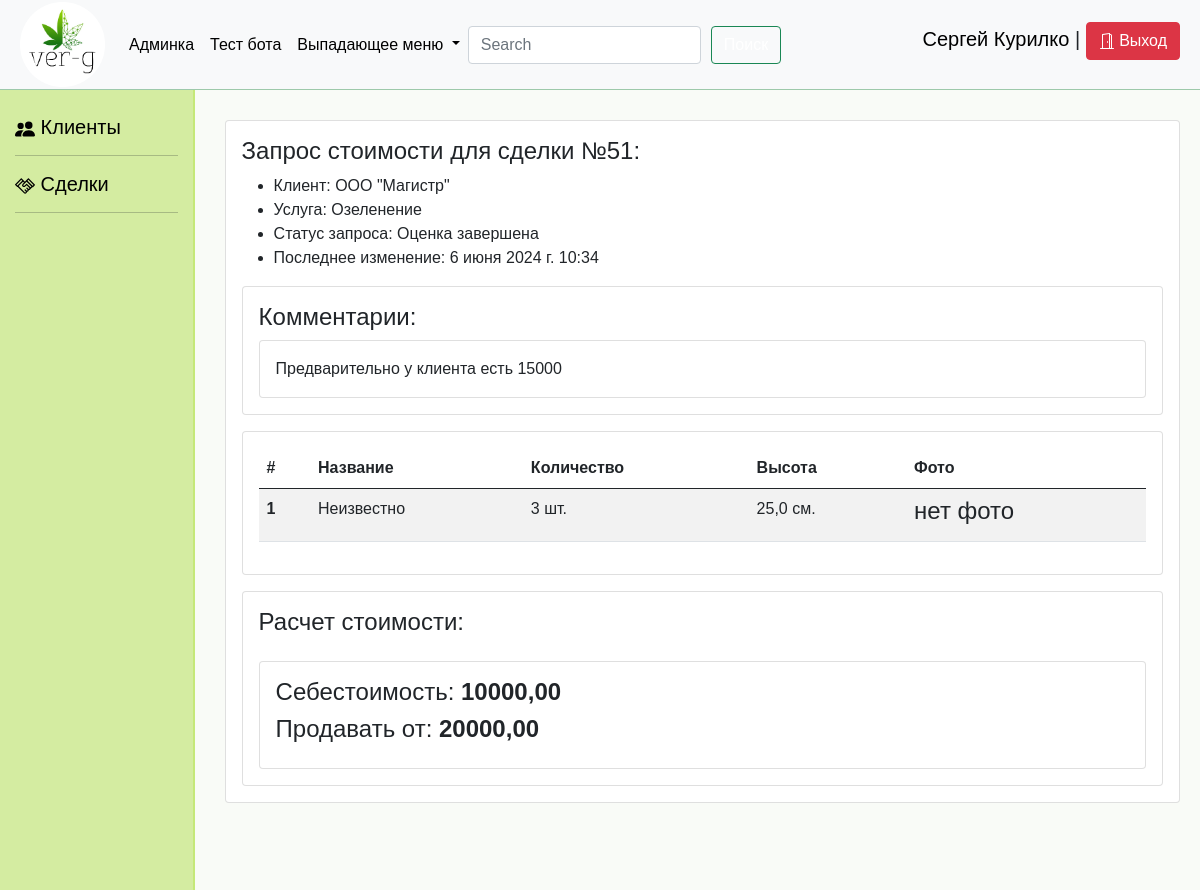
The app's page /deals/price_requests/85/ (signed in) with its own data.
### deals/models.py (models this page shows, shortened)
class PriceRequest(models.Model):
    PRICE_REQUEST_STATUS_CHOICES = [
        ("1", "Ожидание оценки"),
        ("2", "Оценка завершена")
    ]
    address = models.CharField(max_length=255, verbose_name="Адрес объекта")
    deal = models.OneToOneField(to=Deal, related_name="price_request", on_delete=models.CASCADE, verbose_name="Сделка")
    created_date = models.DateTimeField(auto_now_add=True, verbose_name="Дата создания запроса")
    updated_date = models.DateTimeField(auto_now=True, verbose_name="Дата обновления запроса")
    comment_from_manager = models.TextField(verbose_name="Комментарий от менеджера")
    comment_from_director = models.TextField(verbose_name="Комментарий от руководителя")
    status = models.CharField(choices=PRICE_REQUEST_STATUS_CHOICES, default="1", verbose_name="Статус запроса",
                              max_length=1)
    class Meta:
        verbose_name = "Запрос стоимости"
        verbose_name_plural = "Запросы стоимости"

class Deal(models.Model):
    STATUS_CHOICES = [
        ("1", "Новая сделка.\nНеобходимо выбрать услугу."),
        ("2", "Выявлена потребность. Необходимо запросить стоимость у руководителя."),
        ("3", "Запрос стоимости отправлен. Ожидание ответа руководителя."),
        ("4", "Стоимость утверждена. Необходимо подготовить КП."),
        ("5", "КП сохранено. Необходимо направить КП клиенту."),
        ("6", "Ведение переговоров на тему заключения договора."),
        ("7", "Договор запрошен. Ожидание ответа руководителя."),
        ("8", "Договор подготовлен. Согласование с клиентом."),
        ("9", "Подписание договора."),
        ("10", "Договор подписан обеими сторонами. Необходимо сохранить скан."),
        ("11", "Ожидаем счет от руководителя."),
        ("12", "Счет выставлен, направлен клиенту. Контроль оплаты"),
        ("13", "Счет оплачен. Передать в работу."),
        ("14", "В работе"),
        ("15", "Сделка завершена успешно"),
        ("16", "Сделка завершена без успеха"),
        ("17", "Архив")
    ]
    organization = models.ForeignKey(to=Client,
                                     on_delete=models.SET_NULL,
                                     null=True,
                                     blank=True,
                                     related_name="deals",
                                     verbose_name="Организация")
    manager = models.ForeignKey(to=User,
                                on_delete=models.SET_NULL,
                                null=True,
                                blank=True,
                                related_name="my_deals",
                                verbose_name="Менеджер")
    service = models.ForeignKey(to=Service,
                                on_delete=models.SET_NULL,
                                null=True,
                                blank=True,
                                related_name="deals",
                                verbose_name="Услуга")
    cost_price = models.DecimalField(max_digits=8,
                                     decimal_places=2,
                                     verbose_name="Себестоимость сделки",
                                     blank=True,
                                     null=True)
    price = models.DecimalField(max_digits=8,
                                decimal_places=2,
                                verbose_name="Стоимость сделки",
                                blank=True,
                                null=True)
    created_date = models.DateTimeField(auto_now_add=True,
                                        verbose_name="Дата создания сделки")
    updated_date = models.DateTimeField(auto_now=True,
                                        blank=True,
                                        null=True,
                                        verbose_name="Дата последнего изменения сделки")
    completion_date = models.DateTimeField(verbose_name="Дата завершения сделки",
                                           blank=True,
                                           null=True)
    status = models.CharField(choices=STATUS_CHOICES,
                              max_length=2,
                              verbose_name="Состояние сделки")
    act_number = models.CharField(max_length=255,
                                  verbose_name="Номер акта",
                                  blank=True,
                                  null=True)
    act_image = models.ImageField(upload_to="uploads/documents_copy/acts/%Y/%m/%d/",
                                  verbose_name="Скан акта",
                                  blank=True,
                                  null=True)
    description = models.TextField(verbose_name="Общее описание сделки", blank=True)
    class Meta:
        verbose_name = "Сделка"
        verbose_name_plural = "Сделки"

class PlantForPriceRequest(models.Model):
    name = models.CharField(max_length=255, verbose_name="Название растения", default="Неизвестно")
    price_request = models.ForeignKey(to=PriceRequest,
                                      verbose_name="Запрос стоимости",
                                      on_delete=models.CASCADE,
                                      related_name="plants")
    photo = models.ImageField(upload_to=f"uploads/requests_price/{price_request}/", blank=True, null=True)
    quantity = models.IntegerField(verbose_name="Количество", blank=True, null=True)
    height = models.FloatField(verbose_name="Высота растения", blank=True, null=True)
    class Meta:
        verbose_name = "Растение для запроса"
        verbose_name_plural = "Растения для запроса"

### clients/models.py (models this page shows, shortened)
class Client(models.Model):
    TYPES_CHOICES = [
        ("1", "Физ. лицо (без ИП)"),
        ("2", "ИП"),
        ("3", "Самозанятый"),
        ("4", "Организация (ООО, АО и т.д.)")
    ]
    type = models.CharField(choices=TYPES_CHOICES, max_length=100, verbose_name="Тип", blank=False)
    type_of_activity = models.CharField(max_length=255, verbose_name="Род деятельности")
    name = models.CharField(max_length=255, verbose_name="Название", blank=False)
    inn = models.CharField(max_length=12, verbose_name="ИНН", blank=True)
    city = models.CharField(max_length=255, verbose_name="Город", blank=False)
    address = models.CharField(max_length=255, verbose_name="Адрес", blank=True)
    telephone = models.CharField(max_length=15, verbose_name="Телефон организации", blank=True)
    email = models.CharField(max_length=200, verbose_name="email организации", blank=True)
    manager = models.ForeignKey(to=User,
                                on_delete=models.SET_NULL,
                                related_name="my_organizations",
                                verbose_name="Менеджер",
                                blank=True,
                                null=True)
    class Meta:
        verbose_name = "Клиент"
        verbose_name_plural = "Клиенты"

### services/models.py (models this page shows)
class Service(models.Model):
    name = models.CharField(max_length=255, verbose_name="Наименование")
    def __str__(self):
        return self.name

### deals/views.py (the view, shortened to what this page needs)
# urls.py: path("price_requests/<int:price_request_pk>/", PriceRequestDetailView.as_view(), name="price_request_detail"),
@method_decorator(login_required(login_url="/"), "dispatch")
class PriceRequestDetailView(View):
    def get(self, request, price_request_pk):
        price_request = PriceRequest.objects.get(pk=price_request_pk)
        if request.user.is_staff:
            deal = Deal.objects.get(pk=price_request.deal.pk)
            confirm_price_form = ConfirmRequestPriceForm()
            return render(request,
                          template_name='deals/price_request_detail.html',
                          context={'price_request': price_request,
                                   'confirm_price_form': confirm_price_form})
        else:
            return render(request,
                          template_name='deals/price_request_detail.html',
                          context={'price_request': price_request})

### crm_verg/context_processors.py (called while the page is built)
def get_change_add_deal_form(request):
    context = {"change_add_deal_form": AddDealForm}
    return context

def get_add_price_request_forms(request):
    context = {
    }
    return context

def price_request_counter(request):
    context = {"price_request_counter": PriceRequest.objects.filter(status="1").count()}
    return context

def contract_request_counter(request):
    context = {"contract_request_counter": ContractRequest.objects.filter(status="1").count()}
    return context

### deals/templates/deals/price_request_detail.html (shortened to what this page needs)
{% extends 'dashboard/base_dashboard.html' %}
{% load static %}
{% block content %}
<div class="information_top_dashboard">
    <div class="card card-body">
        <h4 class="card-title">Запрос стоимости для сделки №{{ price_request.deal.pk }}:</h4>
        <div class="card-text">
            <ul>
                <li>Клиент: {{ price_request.deal.organization.name }}</li>
                <li>Услуга: {{ price_request.deal.service }}</li>
                <li>Статус запроса: {{ price_request.get_status_display }}</li>
                <li>Последнее изменение: {{ price_request.updated_date }}</li>
            </ul>
        </div>
        <div class="card card-body">
            <h4 class="card-title">Комментарии:</h4>
            <div class="card card-text p-3">
                {{ price_request.comment_from_manager }}
            </div>
        </div>
        <div class="card card-text p-3 mt-3">
            <table class="table table-striped">
                <thead>
                    <tr>
                    <th scope="col">#</th>
                    <th scope="col">Название</th>
                    <th scope="col">Количество</th>
                    <th scope="col">Высота</th>
                    <th scope="col">Фото</th>
                    </tr>
                </thead>
                <tbody>
                    {% for plant in price_request.plants.all %}
                    <tr>
                    <th scope="row">{{ forloop.counter }}</th>
                    <td>{{ plant.name }}</td>
                    <td>{{ plant.quantity }} шт.</td>
                    <td>{{ plant.height }} см.</td>
                        {% if plant.photo %}
                            <td><a href="{{ plant.photo.url }}"><img src="{{ plant.photo.url }}" alt="" width="100" height="100"></a></td>
                        {% else %}
                            <td><h4>нет фото</h4></td>
                        {% endif %}
                    </tr>
                    {% endfor %}
                </tbody>
            </table>
        </div>
        {% if price_request.deal.cost_price %}
        <div class="card card-body p-3 mt-3">
            <h4 class="card-title">Расчет стоимости:</h4>
            <div class="card card-text p-3 mt-3">
                <h4>Себестоимость: <b>{{ price_request.deal.cost_price }}</b></h4>
                <h4>Продавать от: <b>{{ price_request.deal.price }}</b></h4>
            </div>
        </div>
        {% endif %}
    </div>
</div>
{% endblock %}

### dashboard/templates/dashboard/base_dashboard.html (shortened to what this page needs)
{% load static %}
<!DOCTYPE html>
<html lang="en">
<head>
    <link rel="stylesheet" href="{% static 'dashboard/css/dashboard_style.css' %}">
    <link rel="stylesheet" href="{% static 'login/bootstrap.min.css' %}">
</head>
<body>
    {% include 'dashboard/incl/navbar.html' %}
    <div class="dashboard_main container">
        {% include 'dashboard/incl/left_menu.html' %}
        <div class="right_column">
            {% block content %} <h1>Тут основной контент</h1> {% endblock %}
        </div>
    </div>
</body>
</html>

### dashboard/templates/dashboard/incl/navbar.html (shortened to what this page needs)
{% load static %}
<nav class="navbar navbar-expand-lg navbar-light bg-light">
        <a class="navbar-brand" href="{% url 'dashboard:home_dashboard' %}"><img src="{% static 'dashboard/img/small_logo.png' %}" alt="" style="width: 85px; height: auto;"></a>
        <div class="collapse navbar-collapse" id="navbarSupportedContent">
          <ul class="navbar-nav mr-auto">
            <li class="nav-item active">
              <a class="nav-link" href="/admin">Админка</a>
            </li>
            <li class="nav-item">
              <a class="nav-link" href="{% url 'bot:test_bot' %}">Тест бота</a>
            </li>
            <li class="nav-item dropdown">
              <a class="nav-link dropdown-toggle" href="#" id="navbarDropdown" role="button" data-toggle="dropdown" aria-haspopup="true" aria-expanded="false">
                Выпадающее меню
              </a>
            </li>
          </ul>
          <form class="form-inline my-2 my-lg-0 d-flex">
            <input class="form-control mr-sm-2 mr-3" type="search" placeholder="Search" aria-label="Search" style="margin-right: 10px;">
            <button class="btn btn-outline-success my-2 my-sm-0" type="submit">Поиск</button>
          </form>
        </div>
        <div class="user_nav_menu">
            <h5><a href="">{{ user.first_name }} {{ user.last_name }}</a> | <a class="btn btn-danger" href="{% url 'login:logout' %}" role="button" style="color: white !important">
                 Выход</a></h5>
        </div>
      </nav>

### dashboard/templates/dashboard/incl/left_menu.html (shortened to what this page needs)
<div class="left_column">
    <h5><a href="{% url 'clients:clients_main' %}"> Клиенты</a></h5>
    <hr>
    <h5><a href="{% url 'deals:deals_list' %}">
       Сделки</a>
    </h5>
    <hr>
</div>

### dashboard/static/dashboard/css/dashboard_style.css (style rules this page uses)
* { margin: 0; padding: 0; box-sizing: border-box; font-family: sans-serif; text-decoration: none; }
a { text-decoration: none !important; color: black !important; }
.dashboard_main { display: flex !important; flex-direction: row; margin: 0 !important; padding: 0 !important; max-width: none !important; }
.dashboard_main .left_column { border-right: 2px solid #c5e879;; flex: 1; margin: 0; background-color: #d4eca1; padding: 25px 15px 0px; min-height: 100vh; }
.dashboard_main .left_column h5 { transition: .3s; margin-bottom: 10px; }
.dashboard_main .right_column { flex: 6; padding-left: 10px; padding-top: 10px; padding-right: 20px; background-color: #f9fbf7; min-height: 100vh; }
.navbar { padding-left: 20px; padding-right: 20px; height: 90px; border-bottom: 1px solid rgb(85 162 106 / 55%) }
.information_top_dashboard { padding-left: 20px; padding-top: 20px; }
.btn { color: white !important; }

### records on screen
PriceRequest: deal.pk "51", deal.organization.name "ООО \"Магистр\"", deal.service "Озеленение", status "Оценка завершена", updated_date "6 июня 2024 г. 10:34", comment_from_manager "Предварительно у клиента есть 15000", deal.cost_price "10000,00", deal.price "20000,00"
PlantForPriceRequest: name "Неизвестно", quantity "3", height "25,0", photo "нет фото"

### other values on screen
{{ user.first_name }} "Сергей"
{{ user.last_name }} "Курилко"
